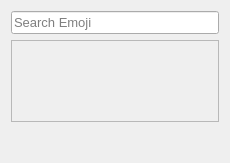
<?xml version="1.0" encoding="UTF-8"?>
<ui version="4.0">
 <class>Form</class>
 <widget class="QWidget" name="Form">
  <property name="geometry">
   <rect>
    <x>0</x>
    <y>0</y>
    <width>230</width>
    <height>163</height>
   </rect>
  </property>
  <property name="sizePolicy">
   <sizepolicy hsizetype="Preferred" vsizetype="Preferred">
    <horstretch>0</horstretch>
    <verstretch>0</verstretch>
   </sizepolicy>
  </property>
  <property name="font">
   <font>
    <pointsize>10</pointsize>
   </font>
  </property>
  <layout class="QVBoxLayout" name="verticalLayout">
   <item>
    <widget class="QLineEdit" name="search_line_edit">
     <property name="placeholderText">
      <string>Search Emoji</string>
     </property>
    </widget>
   </item>
   <item>
    <widget class="QScrollArea" name="emoji_scroll_area">
     <property name="widgetResizable">
      <bool>true</bool>
     </property>
     <widget class="QWidget" name="scrollAreaWidgetContents">
      <property name="geometry">
       <rect>
        <x>0</x>
        <y>0</y>
        <width>210</width>
        <height>84</height>
       </rect>
      </property>
      <layout class="QVBoxLayout" name="emoji_scroll_area_vlayout">
       <property name="spacing">
        <number>5</number>
       </property>
       <property name="leftMargin">
        <number>5</number>
       </property>
       <property name="topMargin">
        <number>5</number>
       </property>
       <property name="rightMargin">
        <number>5</number>
       </property>
       <property name="bottomMargin">
        <number>5</number>
       </property>
      </layout>
     </widget>
    </widget>
   </item>
   <item>
    <widget class="QWidget" name="widget" native="true">
     <layout class="QHBoxLayout" name="emoji_information_hlayout">
      <property name="spacing">
       <number>0</number>
      </property>
      <property name="leftMargin">
       <number>0</number>
      </property>
      <property name="topMargin">
       <number>0</number>
      </property>
      <property name="rightMargin">
       <number>0</number>
      </property>
      <property name="bottomMargin">
       <number>0</number>
      </property>
      <item>
       <widget class="QLabel" name="emoji_image_label">
        <property name="sizePolicy">
         <sizepolicy hsizetype="Preferred" vsizetype="Fixed">
          <horstretch>0</horstretch>
          <verstretch>0</verstretch>
         </sizepolicy>
        </property>
        <property name="minimumSize">
         <size>
          <width>24</width>
          <height>24</height>
         </size>
        </property>
        <property name="maximumSize">
         <size>
          <width>24</width>
          <height>24</height>
         </size>
        </property>
        <property name="text">
         <string/>
        </property>
       </widget>
      </item>
      <item>
       <widget class="QLabel" name="emoji_name_label">
        <property name="sizePolicy">
         <sizepolicy hsizetype="Expanding" vsizetype="Fixed">
          <horstretch>0</horstretch>
          <verstretch>0</verstretch>
         </sizepolicy>
        </property>
        <property name="font">
         <font>
          <pointsize>10</pointsize>
         </font>
        </property>
        <property name="text">
         <string/>
        </property>
       </widget>
      </item>
     </layout>
    </widget>
   </item>
  </layout>
 </widget>
 <resources/>
 <connections/>
</ui>
